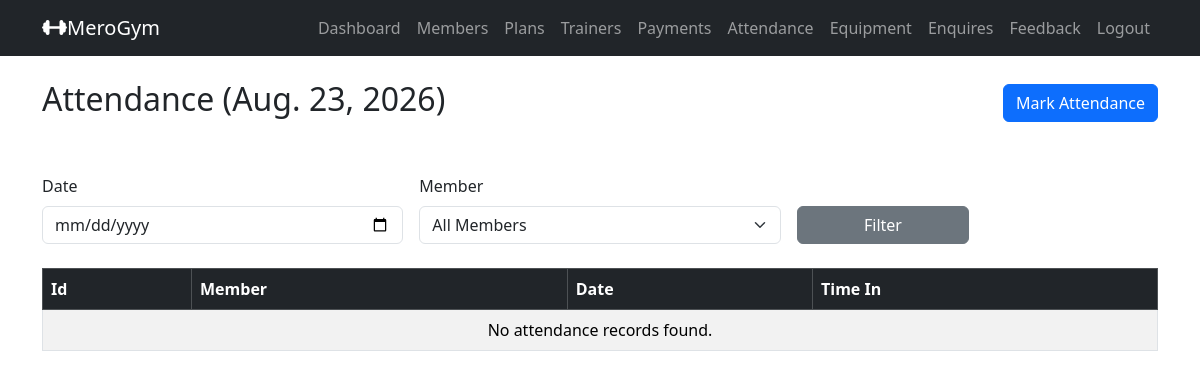
/admin_attendance/ (signed in), run on an earlier commit of the app's database.
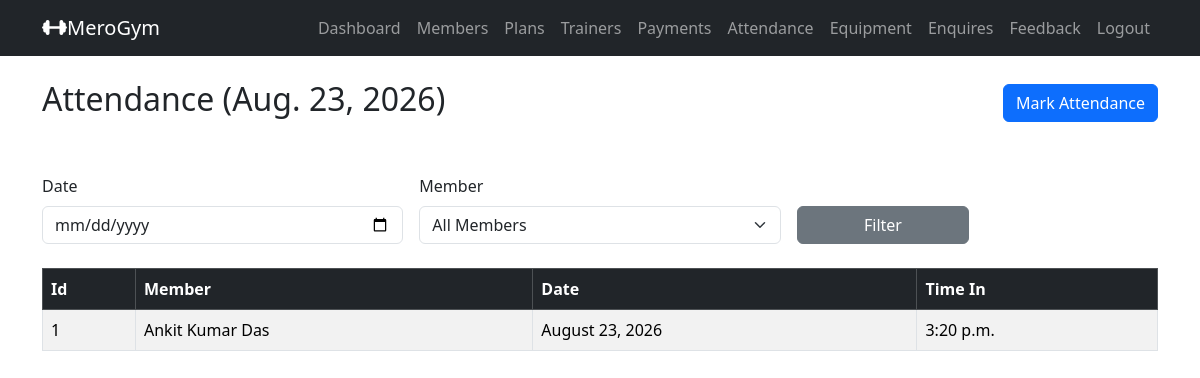
And on a later commit of the database.
### gymapp/models.py (models this page shows, shortened)
class Attendance(models.Model):
    member = models.ForeignKey(
        MemberProfile,
        on_delete=models.CASCADE,
        related_name='attendances'
    )
    date = models.DateField(default=timezone.now)
    time_in = models.TimeField(null=True, blank=True) # time when member checked in
    class Meta:
        unique_together = ('member', 'date') # ensure one attendance record per member per day

class MemberProfile(models.Model):
    GENDER_CHOICES = (
        ('MALE', 'Male'),
        ('FEMALE', 'Female'),
        ('OTHER', 'Other'),
    )
    user = models.OneToOneField(settings.AUTH_USER_MODEL, on_delete=models.CASCADE, related_name='member_profile')
    full_name = models.CharField(max_length=100)
    mobile = models.CharField(max_length=15)
    age = models.PositiveIntegerField(null=True, blank=True)
    gender = models.CharField(max_length=10, choices=GENDER_CHOICES, null=True, blank=True)
    address = models.TextField(blank=True)
    join_date = models.DateField(default=timezone.now)
    plan = models.ForeignKey(MembershipPlan,
                             on_delete=models.SET_NULL, # If plan is deleted, set to null
                             null=True, blank=True,
                             related_name='members'
                             )
    trainer = models.ForeignKey(Trainer,
                                on_delete=models.SET_NULL, # If trainer is deleted, set to null
                                null=True, blank=True,
                                related_name='members' # access members via trainer.members
                                )
    membership_start = models.DateField(null=True, blank=True)
    membership_end = models.DateField(null=True, blank=True)

### gymapp/views.py (the view)
    def wrapper(request, *args, **kwargs):
        if not request.user.is_authenticated or getattr(request.user, 'role', None) != 'ADMIN':
            messages.error(request, 'You must be logged in as an admin to access this page.')
            return redirect('admin_login')  # Redirect to the admin login page
        return view_func(request, *args, **kwargs)

### gymapp/views.py (called while the page is built)
def admin_required(view_func):
    def wrapper(request, *args, **kwargs):
        if not request.user.is_authenticated or getattr(request.user, 'role', None) != 'ADMIN':
            messages.error(request, 'You must be logged in as an admin to access this page.')
            return redirect('admin_login')  # Redirect to the admin login page
        return view_func(request, *args, **kwargs)
    return wrapper

### gymapp/templates/admin_attendance_list.html (shortened to what this page needs)
{% extends 'base.html' %}
{% block content %}
<div class="d-flex justify-content-between align-items-center mb-5">
    <h2>
        Attendance{% if selected_date %} ({{ selected_date }}){% endif %}
    </h2>
    <a href="{% url 'admin_attendance_add' %}" class="btn btn-primary">
        Mark Attendance
    </a>
</div>
<form method="get" class="row g-3 mb-4">
    <div class="col-md-4">
        <label for="date" class="form-label">Date</label>
        <input
            type="date"
            name="date"
            id="date"
            class="form-control"
            value="{{ selected_date }}"
        >
    </div>
    <div class="col-md-4">
        <label for="member_id" class="form-label">Member</label>
        <select name="member_id" id="member_id" class="form-select">
            <option value="">All Members</option>
        </select>
    </div>
    <div class="col-md-2 d-flex align-items-end">
        <button type="submit" class="btn btn-secondary w-100">
            Filter
        </button>
    </div>
</form>
<table class="table table-bordered table-striped">
    <thead class="table-dark">
        <tr>
            <th>Id</th>
            <th>Member</th>
            <th>Date</th>
            <th>Time In</th>
        </tr>
    </thead>
    <tbody>
        {% for attendance in attendances %}
            <tr>
                <td>{{ forloop.counter }}</td>
                <td>
                    {{ attendance.member.full_name }}
                </td>
                <td>
                    {{ attendance.date|date:"F d, Y" }}
                </td>
                <td>
                    {% if attendance.time_in %}
                        {{ attendance.time_in|time:"g:i a" }}
                    {% else %}
                        -
                    {% endif %}
                </td>
            </tr>
        {% empty %}
            <tr>
                <td colspan="4" class="text-center">
                    No attendance records found.
                </td>
            </tr>
        {% endfor %}
    </tbody>
</table>
{% endblock %}

What changed in the data, as far as the page shows it:
added Attendance: member.full_name "Ankit Kumar Das", date "August 23, 2026", time_in "3:20 p.m."
Also different on the page:
text no longer shown: "No attendance records found."
